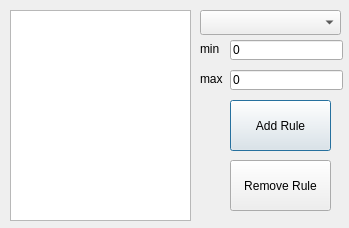
<?xml version="1.0" encoding="UTF-8"?>
<ui version="4.0">
 <class>Control_panel</class>
 <widget class="QDialog" name="Control_panel">
  <property name="geometry">
   <rect>
    <x>0</x>
    <y>0</y>
    <width>349</width>
    <height>228</height>
   </rect>
  </property>
  <property name="windowTitle">
   <string>Filtering Panel</string>
  </property>
  <widget class="QListWidget" name="listWidget">
   <property name="geometry">
    <rect>
     <x>10</x>
     <y>10</y>
     <width>181</width>
     <height>211</height>
    </rect>
   </property>
  </widget>
  <widget class="QComboBox" name="comboBox">
   <property name="geometry">
    <rect>
     <x>200</x>
     <y>10</y>
     <width>141</width>
     <height>25</height>
    </rect>
   </property>
  </widget>
  <widget class="QLineEdit" name="lineEdit">
   <property name="geometry">
    <rect>
     <x>230</x>
     <y>40</y>
     <width>113</width>
     <height>20</height>
    </rect>
   </property>
   <property name="text">
    <string>0</string>
   </property>
  </widget>
  <widget class="QLineEdit" name="lineEdit_2">
   <property name="geometry">
    <rect>
     <x>230</x>
     <y>70</y>
     <width>113</width>
     <height>20</height>
    </rect>
   </property>
   <property name="text">
    <string>0</string>
   </property>
   <property name="echoMode">
    <enum>QLineEdit::Normal</enum>
   </property>
  </widget>
  <widget class="QPushButton" name="pushButton">
   <property name="geometry">
    <rect>
     <x>230</x>
     <y>100</y>
     <width>101</width>
     <height>51</height>
    </rect>
   </property>
   <property name="text">
    <string>Add Rule</string>
   </property>
  </widget>
  <widget class="QPushButton" name="pushButton_2">
   <property name="geometry">
    <rect>
     <x>230</x>
     <y>160</y>
     <width>101</width>
     <height>51</height>
    </rect>
   </property>
   <property name="text">
    <string>Remove Rule</string>
   </property>
  </widget>
  <widget class="QLabel" name="label_2">
   <property name="geometry">
    <rect>
     <x>200</x>
     <y>40</y>
     <width>67</width>
     <height>17</height>
    </rect>
   </property>
   <property name="text">
    <string>min</string>
   </property>
  </widget>
  <widget class="QLabel" name="label_3">
   <property name="geometry">
    <rect>
     <x>200</x>
     <y>70</y>
     <width>67</width>
     <height>17</height>
    </rect>
   </property>
   <property name="text">
    <string>max</string>
   </property>
  </widget>
 </widget>
 <resources/>
 <connections/>
</ui>
